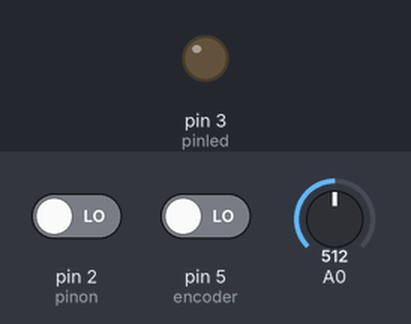
Recording of a sketch running on a simulated Arduino Uno, built with avr-gcc and run on an emulated ATmega328P. Parts: output pins drawn as LEDs (lit = HIGH). The test bench sets the inputs (shaded band); at power-on: pin 2 (pinon) LOW, pin 5 (encoder) LOW, A0 = 512. The ROS host is connected and sends only what is stated.

Above: at 1.2 s.
1.3 s: pin 2 (pinon) driven HIGH
At 2.2 s:
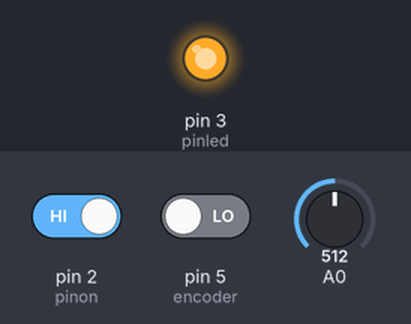
2.8 s: pin 2 (pinon) driven LOW
At 3.6 s:
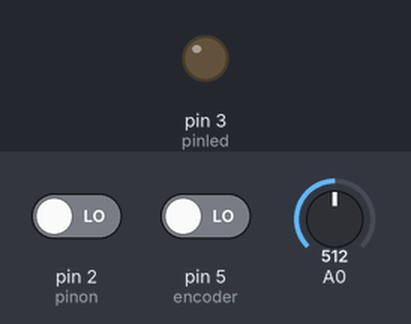
Timing chart, 0 to 5.8 s (numbered marks = the images above; inputs shaded):
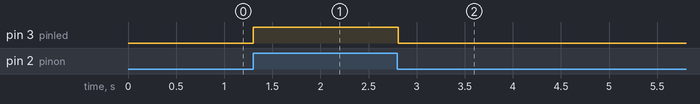

The sketch:

codigo.ino
```cpp
#include <ros.h>
#include <std_msgs/Bool.h>
#include <std_msgs/Int16.h>
#include <std_msgs/Float32.h>

const int pinon = 2; //Boton
const int pinled = 3; //Led para rectificar el estado del boton
int encoder = 5; //Encoder para Int
int cont = 0;
long poten; //Potenciometro para Float

int estaon = LOW;
int estado;
int estadoenc = LOW;
int encoderLast = LOW;

ros::NodeHandle nh;

std_msgs::Bool bool1_msg; //Se declara el nombre del objeto a trabajar y el tipo de variable
std_msgs::Int16 int1_msg;
std_msgs::Float32 float1_msg;

ros::Publisher int1("int1", &int1_msg); //Se coloca el nombre del topic con el que se va a trabajar en el codigo,
                                         //nombre del topic con el que se quiere trabajar en genetal con ros y el objeto topic("nodo", objeto)
ros::Publisher float1("float1", &float1_msg);
ros::Publisher bool1("bool1", &bool1_msg);

void setup() {

  nh.initNode(); //Inicializa el nodo
  nh.advertise(bool1); //inicializa el topic
  nh.advertise(int1);
  nh.advertise(float1);

  pinMode(pinon,INPUT); // Declara pines de entrada y salida
  pinMode(pinled, OUTPUT);
  pinMode(encoder,INPUT);
}

void loop() {

  estaon = digitalRead(pinon); //Lectura de cada sensor
  estadoenc = digitalRead(encoder);
  //Potenciometro
  poten = analogRead(A0);

 //Boton y Led indicador
  if(estaon == HIGH){
    digitalWrite(pinled, HIGH);
    estado = digitalRead(pinon);
  }

  if(estaon == LOW){
    digitalWrite(pinled, LOW);
    estado = digitalRead(pinon);
  }
  //Encoder
  if((encoderLast == LOW) && (estadoenc == HIGH)){
    cont++;
  }

  encoderLast = estadoenc;

  bool1_msg.data = estado; //Asigna el mensaje que llevará el objeto
  bool1.publish( &bool1_msg ); //El topic publica el objeto

  int1_msg.data = cont;
  int1.publish( &int1_msg);

  float1_msg.data = poten;
  float1.publish( &float1_msg);

  nh.spinOnce();
  delay(33); //Frecuencia de 30 Hz ==> 0.033s ===> 33ms

}
```

Measured:
- after the input at 1.3 s, pin 3 (pinled): LOW → HIGH at once
- after the input at 2.8 s, pin 3 (pinled): HIGH → LOW at once
